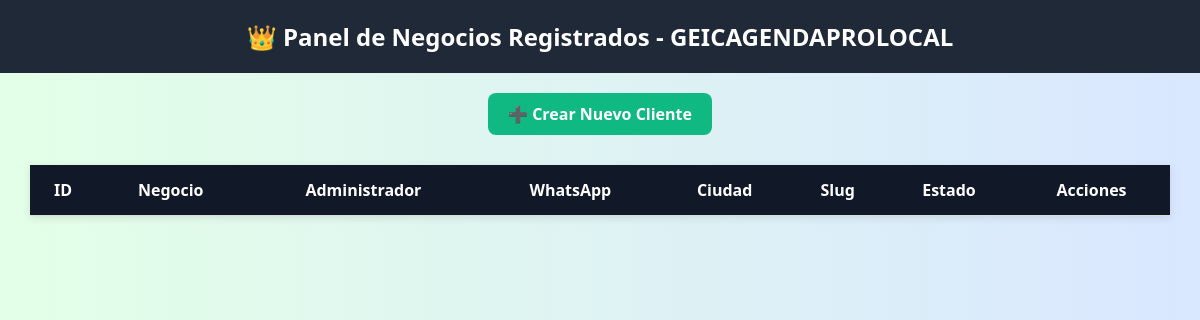
The app's page /panel-superadmin, older data.
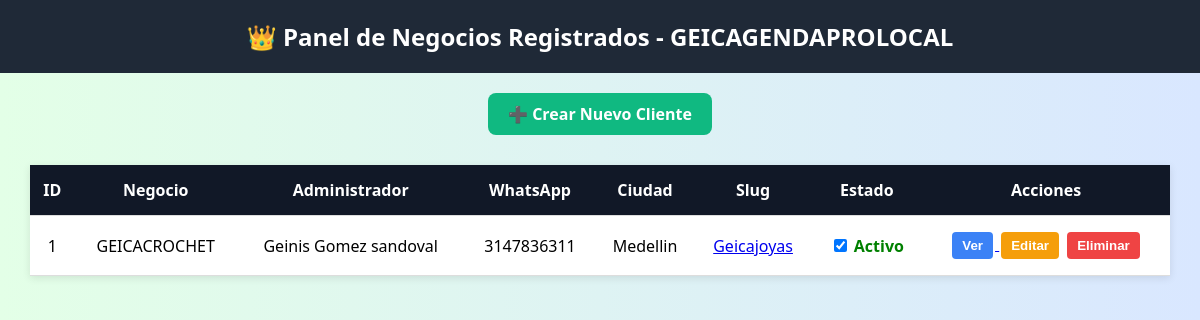
The same page, newer data.
### tables this page shows
CREATE TABLE negocio (
        id INTEGER PRIMARY KEY AUTOINCREMENT,
        nombre TEXT NOT NULL,
        telefono TEXT,
        correo TEXT,
        direccion TEXT,
        logo TEXT,
        fondo TEXT,
        slug TEXT UNIQUE,
        categoria TEXT,
        tipo_categoria TEXT,
        propietario_nombre TEXT,
        propietario_telefono TEXT,
        numero_nequi TEXT,
        numero_daviplata TEXT,
        cuenta_pse TEXT,
        whatsapp TEXT,
        ciudad TEXT,              
        contrasena TEXT,
        activo INTEGER DEFAULT 1  -- Nuevo campo para habilitar o deshabilitar el negocio
    );

### routes/superadmin_routes.py (the view)
@superadmin_routes.route('/panel-superadmin')
def panel_superadmin():
    conn = obtener_conexion()
    conn.row_factory = sqlite3.Row
    cursor = conn.cursor()
    cursor.execute("SELECT * FROM negocio ORDER BY id DESC")
    negocios = cursor.fetchall()
    conn.close()
    return render_template('panel_superadmin.html', negocios=negocios)

### database/conexion.py (called while the page is built)
def obtener_conexion():
    conexion = sqlite3.connect(DATABASE_NAME)
    conexion.row_factory = sqlite3.Row  # Esto sí lo acepta SQLite
    return conexion

### templates/panel_superadmin.html (shortened to what this page needs)
<!DOCTYPE html>
<html lang="es">
<head>
</head>
<body>
<header>
    <h2>👑 Panel de Negocios Registrados - GEICAGENDAPROLOCAL</h2>
</header>
<div style="text-align:center;">
    <a href="{{ url_for('superadmin.crear_cliente') }}" class="btn-crear">➕ Crear Nuevo Cliente</a>
</div>
<table>
    <thead>
        <tr>
            <th>ID</th>
            <th>Negocio</th>
            <th>Administrador</th>
            <th>WhatsApp</th>
            <th>Ciudad</th>
            <th>Slug</th>
            <th>Estado</th>
            <th>Acciones</th>
        </tr>
    </thead>
    <tbody>
        {% for negocio in negocios %}
        <tr>
            <td>{{ negocio.id }}</td>
            <td>{{ negocio.nombre }}</td>
            <td>{{ negocio.propietario_nombre }}</td>
            <td>{{ negocio.propietario_telefono }}</td>
            <td>{{ negocio.ciudad }}</td>
            <td>
                <a href="/{{ negocio.slug }}" target="_blank">{{ negocio.slug }}</a>
            </td>
            <td>
                <form action="{{ url_for('superadmin.cambiar_estado_negocio') }}" method="POST">
                    <input type="checkbox" name="activo" onchange="this.form.submit()" {% if negocio.activo == 1 %}checked{% endif %}>
                    <span class="{{ 'estado-activo' if negocio.activo == 1 else 'estado-inactivo' }}">
                        {{ 'Activo' if negocio.activo == 1 else 'Inactivo' }}
                    </span>
                </form>
            </td>
            <td class="acciones">
                <a href="{{ url_for('admin.ver_rifas_admin_slug', slug=negocio.slug) }}">
                <button class="ver">Ver</button>
                </a>
                <button class="editar">Editar</button>
                <button class="eliminar">Eliminar</button>
            </td>
        </tr>
        {% endfor %}
    </tbody>
</table>
</body>
</html>

Row changes from the older to the newer data that the page shows:
added negocio: id "1", nombre "GEICACROCHET", propietario_nombre "Geinis Gomez sandoval", propietario_telefono "3147836311", ciudad "Medellin", slug "Geicajoyas", activo "☑", activo "Activo"
